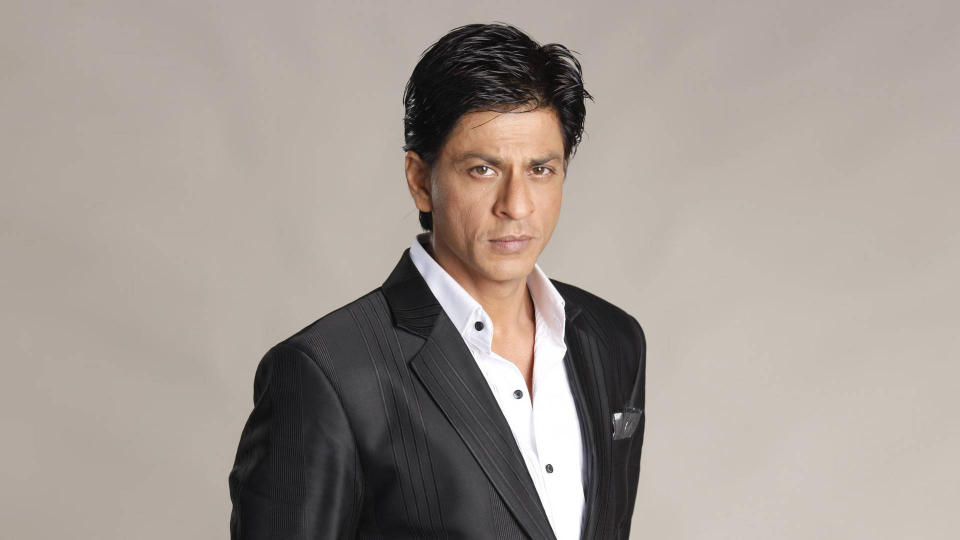
#> input picture Open CV/Tasks/Resources/SRK.jpg, 1920 x 1080 px, found by its file name (shown at 1/2 size)
$ jupyter execute 'T23 (black and white image creation).ipynb'
#> lines starting #> are read from the running program, lines starting #| are printed output that depends on the picture
[cell 1]
import cv2
import numpy as np
image = cv2.imread(r"C:\Users\neupa\Libraries-Workshops\Open CV\Tasks\Resources\SRK.jpg")
#> image is the input picture: shape (1080, 1920, 3); mean B, G, R 146.6, 153.7, 163.2
image = cv2.resize(image,(800,600))
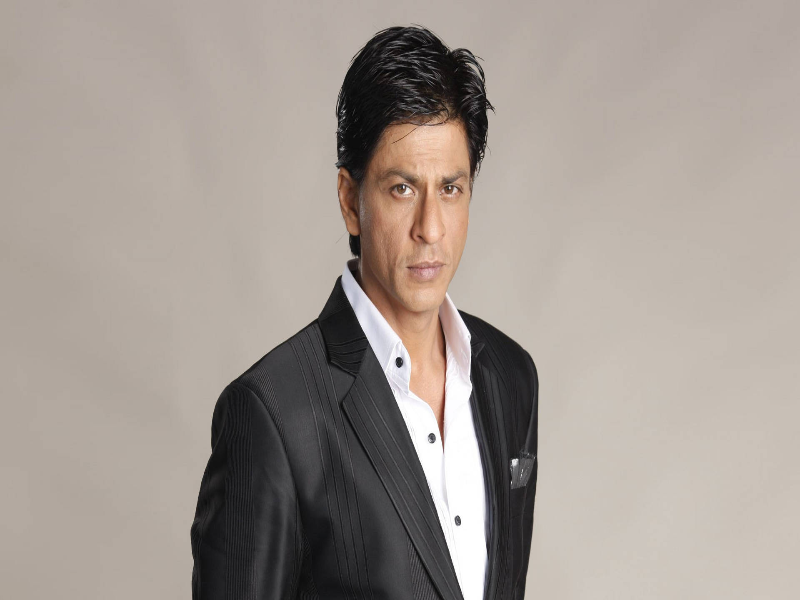
#> image: shape (600, 800, 3); mean B, G, R 146.5, 153.7, 163.1

white_image = np.ones((600,600,3),np.uint8)* 255
black_image = np.zeros((600,600,3),np.uint8)

cv2.imshow("window",black_image)
cv2.imshow("window2",white_image)

cv2.waitKey(0)
cv2.destroyAllWindows()
